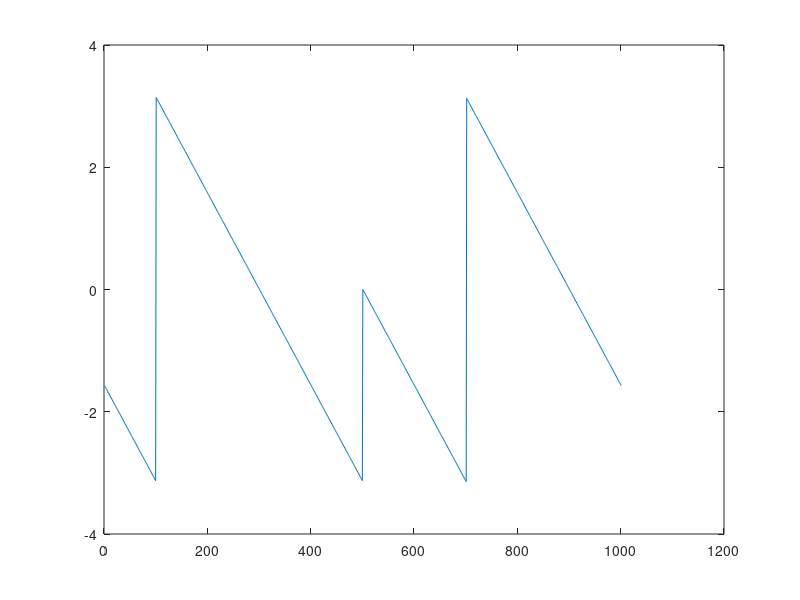

Recreate this plot in MATLAB.
t = [0:.1:100]
w = 2*pi
a = cos(w.*t)
b = cos(2*w.*t)
c = cos(3*w.*t)
d = cos(4*w.*t)
sum = a+b+c+d
W = 2*pi*[-5:0.01:5]
f = W/(2*pi)

y = fftshift(fft(sum))
xF = abs(y)
xFang = abs(angle(y))


hFamp = f
hF = f.*exp(-1*i*W*0.25)
plot(angle(hF.*xF))
